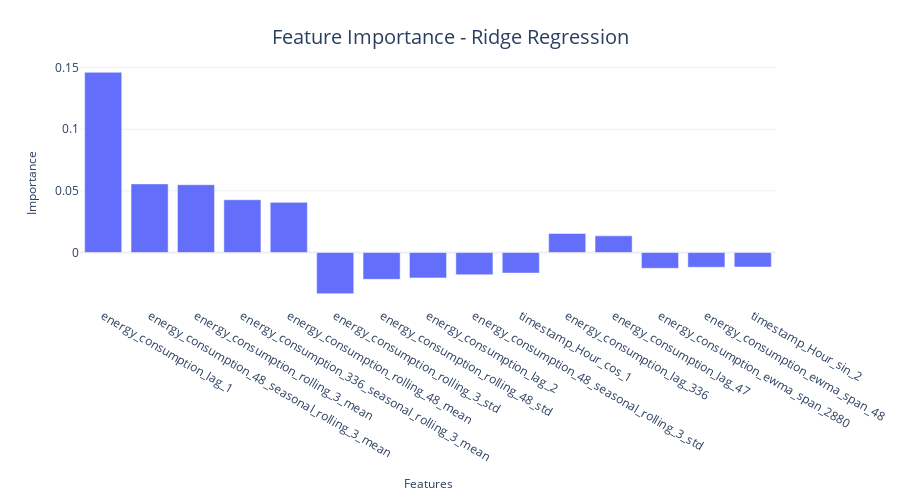

Notebook cell for this chart:
### Code cell
fig = px.bar(feat_df.head(15), x="feature", y="importance")
format_plot(fig, xlabel="Features", ylabel="Importance", title=f"Feature Importance - {model_config.name}", font_size=12)
fig.write_image("imgs/chapter_7/ridge_reg_fimp.png")
fig.show()

### Figure 1 — Plotly figure (JSON) as saved in the notebook; plotly's stock layout.template omitted (floating-point values rounded to 4 significant figures)
{"data": [{"alignmentgroup": "True", "hovertemplate": "feature=%{x}<br>importance=%{y}<extra></extra>", "legendgroup": "", "marker": {"color": "#636efa", "pattern": {"shape": ""}}, "name": "", "offsetgroup": "", "orientation": "v", "showlegend": false, "textposition": "auto", "type": "bar", "x": ["energy_consumption_lag_1", "energy_consumption_48_seasonal_rolling_3_mean", "energy_consumption_rolling_3_mean", "energy_consumption_336_seasonal_rolling_3_mean", "energy_consumption_rolling_48_mean", "energy_consumption_rolling_3_std", "energy_consumption_rolling_48_std", "energy_consumption_lag_2", "energy_consumption_48_seasonal_rolling_3_std", "timestamp_Hour_cos_1", "energy_consumption_lag_336", "energy_consumption_lag_47", "energy_consumption_ewma_span_2880", "energy_consumption_ewma_span_48", "timestamp_Hour_sin_2"], "xaxis": "x", "y": [0.1461, 0.05566, 0.05492, 0.04281, 0.04067, -0.03339, -0.02175, -0.02062, -0.01802, -0.01668, 0.01545, 0.01354, -0.01281, -0.01193, -0.01177], "yaxis": "y"}], "layout": {"autosize": false, "barmode": "relative", "height": 500, "legend": {"font": {"size": 12}, "orientation": "h", "title": {}, "tracegroupgap": 0, "x": 1, "xanchor": "right", "y": 0.98, "yanchor": "bottom"}, "margin": {"t": 60}, "title": {"font": {"size": 20}, "text": "Feature Importance - Ridge Regression", "x": 0.5, "xanchor": "center", "yanchor": "top"}, "width": 900, "xaxis": {"anchor": "y", "domain": [0, 1], "tickfont": {"size": 12}, "title": {"font": {"size": 12}, "text": "Features"}}, "yaxis": {"anchor": "x", "domain": [0, 1], "tickfont": {"size": 12}, "title": {"font": {"size": 12}, "text": "Importance"}}}}
